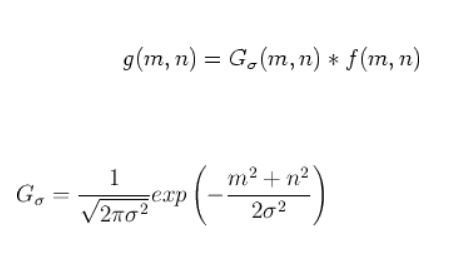
#> input picture img/1.JPG, 453 x 259 px
$ python edge_detection.py ../img/1.JPG 5 5
#> lines starting #> are read from the running program, lines starting #| are printed output that depends on the picture; after the words box and inside, x2 and y2 are one past the last pixel; in counts of white or black regions, pixels touching at a corner belong together; long printed decimals are rounded
# import important packages
import cv2
import numpy as np
import matplotlib.pyplot as plt
import sys
import argparse
import scipy
from scipy import spatial

# main class for edge detection script
class edge_detection:

    # function for Locating the closest point on the edge using KNN
    def get_min(self, result, test_row, num_neighbors):
        '''
        result : filtered image after applying convolution
        test_row : given point by the user
        num_neighbors : no of neighbours to consider for the KNN algorithm
        '''
        distances = []   # distances is list of tuples where first item : coordinate, second item : distance
        rows, cols = len(result), len(result[0])
        # looping over the entire image
        for i in range(rows):
            for j in range(cols):
                    # only calculate distance if there is edge detected at that point
                    if result[i][j]:
                        # euclidean distance calculation
                        dist = scipy.spatial.distance.euclidean(test_row, [j, i])
                        distances.append(([j, i], dist))
        # sorting the distances list on the basis of distance between given point and the corresponding point on image
        distances.sort(key=lambda tup: tup[1])
        # calculating only the first neighbour, the first closest edge
        neighbors = []
        if len(distances):
                neighbors.append((distances[0][0], distances[0][1]))

        # return the first closest edge
        return neighbors

    # function for applying filter over the image
    def filter(self, gray):
        '''
        gray : grayscaled image
        '''
        # apply opencv convolution using canny edge detection
        output = cv2.Canny(gray, 100, 200)
        return output

    # function for main driver
    def main(self, image_path, y):
        '''
        image_path : Actual complete path of the image
        y : given point by the user in the image
        '''
#> called with image_path = '../img/1.JPG'
        image = cv2.imread(image_path)  # read the image
#> image is the input picture: shape (259, 453, 3); min 0, max 255, mean 250.7

        gray = cv2.cvtColor(image, cv2.COLOR_BGR2GRAY)  # changing image to gray scale , that means now the channel is 1
        print(f"Image read , shape of image is {image.shape}")
#| Image read , shape of image is (259, 453, 3)
        # calling for applying filters and plotting the output images
        result_img = self.filter(gray)
#> in filter, `output = cv2.Canny(gray, 100, 200)`:
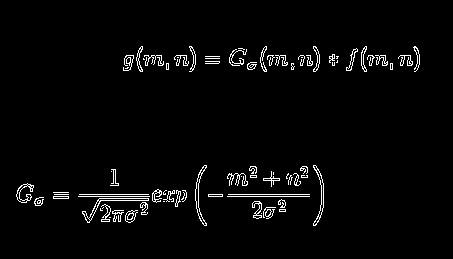
#> output: shape (259, 453); 2.7% white in thin lines or dots, all inside (x1, y1, x2, y2) = (16, 46, 420, 226)
        closest_edges = self.get_min(result_img, y, 1)
#> in get_min, `rows, cols = len(result), len(result[0])`: rows = 259; cols = 453
#> closest_edges = [([124, 58], 130.3)]
        # printing closest edges
        print(closest_edges)
#| [([124, 58], 130.269)]
        start_point = (y[0], y[1])
        end_point =  (closest_edges[0][0][0], closest_edges[0][0][1])
#> end_point = (124, 58)
        color = (255, 0, 0)
        thickness = 20
        # drawing a line from start to end
        cv2.line(image, start_point, end_point, color, thickness)
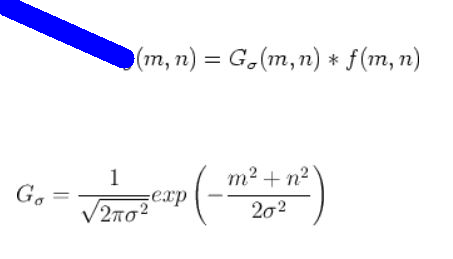
#> image: shape (259, 453, 3); 2.48% of pixels changed, all inside (x1, y1, x2, y2) = (0, 0, 135, 69)
        cv2.line(gray, start_point, end_point, color, thickness)
#> gray: shape (259, 453); min 0, max 255, mean 250.8
        cv2.line(result_img, start_point, end_point, color, thickness)
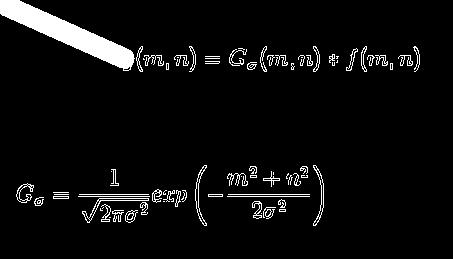
#> result_img: shape (259, 453); 5.1% white; 80 white regions (30 under 20 px), largest, box (x1, y1, x2, y2) and area: (0, 0, 135, 71) 2924, (82, 198, 149, 223) 176, (195, 165, 207, 226) 137
        # cv2.imshow('filtered image', result_img)
        # print("Outputting the final images...")
        # Wait for Esc key to stop
        print(f"The closest edge distance is {closest_edges[0][1]}")
#| The closest edge distance is 130.269
        fig=plt.figure(figsize=(30, 30))
        fig.add_subplot(1, 3, 1)
        plt.imshow(image)
        fig.add_subplot(1, 3, 2)
        plt.title('Gray scaled image')
        plt.imshow(gray, cmap='gray')
        fig.add_subplot(1, 3, 3)
        plt.title('Detected edges')
        plt.imshow(result_img, cmap='gray')
        plt.show()
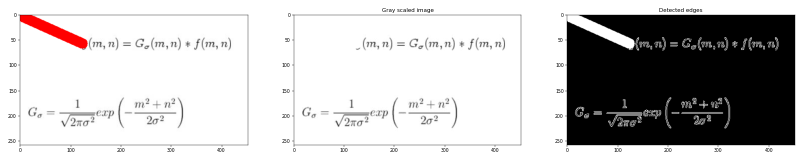
#> figure drawn by matplotlib, 3 panels; B, G, R data is drawn as R, G, B

# main driver function
if __name__ == '__main__':
    print("WELCOME TO EDGE DETECTION !")
    parser = argparse.ArgumentParser(description='EDGE DETECTION', epilog='Happy Detection :)')
    parser.add_argument('Image_path', type=str, help='Path of the Image')
    parser.add_argument('X', type=int, help='X coordinate')
    parser.add_argument('Y', type=int, help='Y coordinate')
    args = parser.parse_args()
    o = edge_detection()
    o.main(args.Image_path, [args.X, args.Y])
